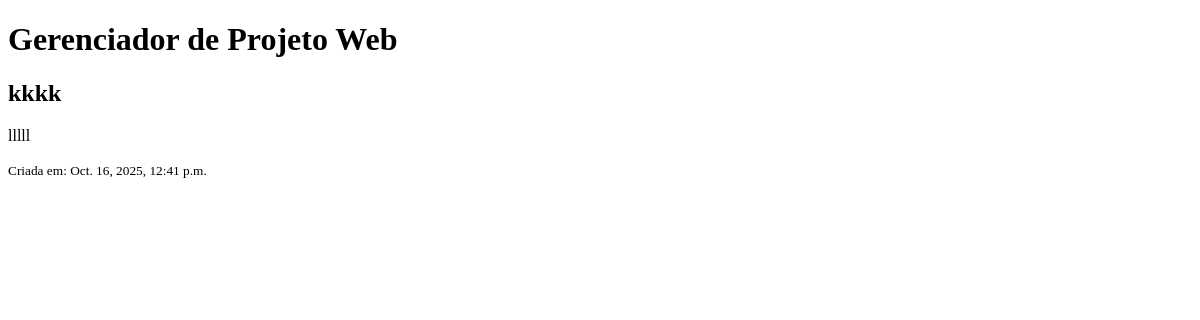
Page /projetos/ on the earlier database version.
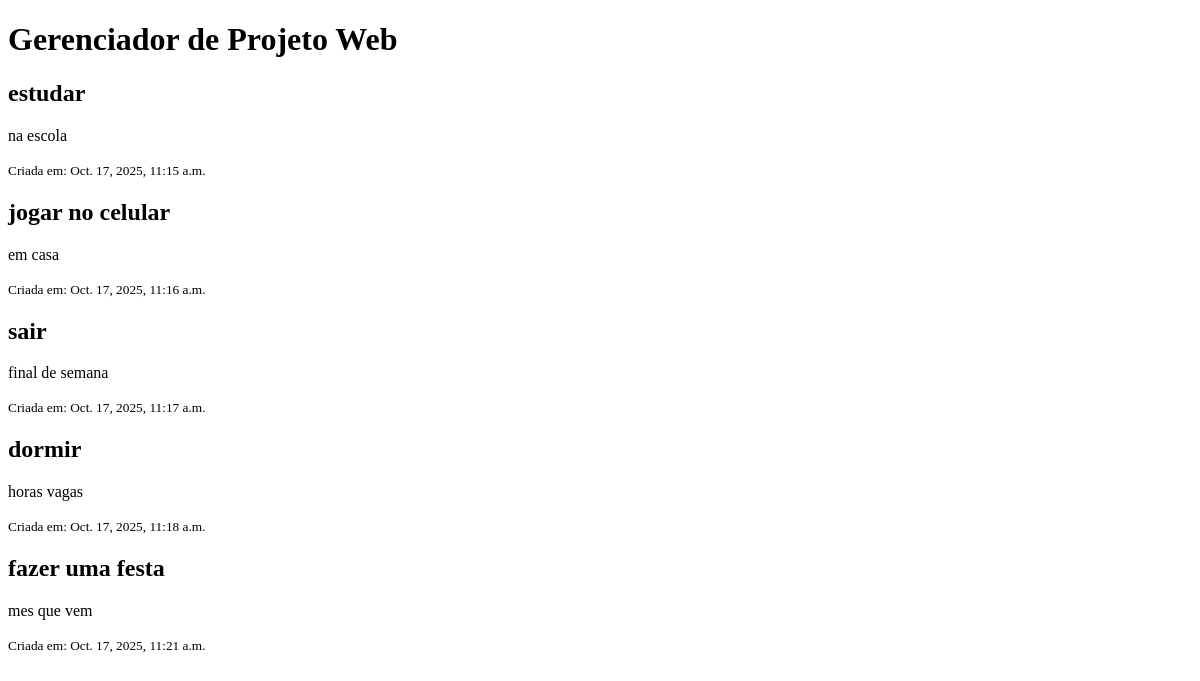
Same page on the later database version.
### projetos/models.py (models this page shows, shortened)
class Projeto(models.Model):
    titulo = models.CharField(max_length = 200)
    descricao = models.TextField(blank = True, null = True)
    data_criacao = models.DateTimeField(auto_now_add = True)
    concluida = models.BooleanField(default= False)

### projetos/views.py (the view)
# urls.py: path('', views.listar_projetos, name='lista_projetos'),#seria/projeto/
def listar_projetos(request):
    projetos_salvos = Projeto.objects.all()
    contexto = {
        'meus_projetos': projetos_salvos
    }
    return render(request, 'projetos/lista.html', contexto)

### projetos/templates/projetos/lista.html (shortened to what this page needs)
<!DOCTYPE html>
<html lang="pt-br">
<head>
    {% load static %}
    <link rel="stylesheet" href= "{% static 'lista/lista.css' %}">
</head>
<body>
    <h1>Gerenciador de Projeto Web</h1>
    {% for projeto in meus_projetos %}
        <div>
            <h2>{{ projeto.titulo }}</h2>
            <p>{{ projeto.descricao }}</p>
            <small>Criada em: {{ projeto.data_criacao }}</small>
        </div>
    {% empty %}
        <p>Nenhum projeto cadastrada ainda. Adicione algumas pelo <a href="/admin">Admin</a>.</p>
    {% endfor %}
</body>
</html>

Differences in the rows shown:
removed Projeto: titulo "kkkk", descricao "lllll", data_criacao "Oct. 16, 2025, 12:41 p.m."
added Projeto: titulo "estudar", descricao "na escola", data_criacao "Oct. 17, 2025, 11:15 a.m."
added Projeto: titulo "jogar no celular", descricao "em casa", data_criacao "Oct. 17, 2025, 11:16 a.m."
added Projeto: titulo "sair", descricao "final de semana", data_criacao "Oct. 17, 2025, 11:17 a.m."
added Projeto: titulo "dormir", descricao "horas vagas", data_criacao "Oct. 17, 2025, 11:18 a.m."
added Projeto: titulo "fazer uma festa", descricao "mes que vem", data_criacao "Oct. 17, 2025, 11:21 a.m."
